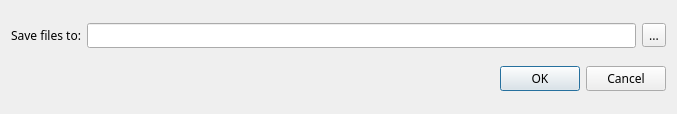
<?xml version="1.0" encoding="UTF-8"?>
<ui version="4.0">
 <class>Settings</class>
 <widget class="QDialog" name="Settings">
  <property name="geometry">
   <rect>
    <x>0</x>
    <y>0</y>
    <width>677</width>
    <height>114</height>
   </rect>
  </property>
  <property name="font">
   <font>
    <family>Helvetica Neue LT Pro</family>
   </font>
  </property>
  <property name="windowTitle">
   <string>Settings</string>
  </property>
  <property name="sizeGripEnabled">
   <bool>false</bool>
  </property>
  <layout class="QGridLayout" name="gridLayout">
   <item row="0" column="0">
    <widget class="QLabel" name="label">
     <property name="font">
      <font>
       <family>Helvetica Neue LT Pro</family>
      </font>
     </property>
     <property name="text">
      <string>&lt;html&gt;&lt;head/&gt;&lt;body&gt;&lt;p&gt;Save files to:&lt;/p&gt;&lt;/body&gt;&lt;/html&gt;</string>
     </property>
    </widget>
   </item>
   <item row="0" column="1">
    <widget class="QLineEdit" name="lineEdit">
     <property name="readOnly">
      <bool>true</bool>
     </property>
    </widget>
   </item>
   <item row="1" column="0" colspan="3">
    <widget class="QDialogButtonBox" name="buttonBox">
     <property name="font">
      <font>
       <family>Helvetica Neue LT Pro</family>
      </font>
     </property>
     <property name="orientation">
      <enum>Qt::Horizontal</enum>
     </property>
     <property name="standardButtons">
      <set>QDialogButtonBox::Cancel|QDialogButtonBox::Ok</set>
     </property>
    </widget>
   </item>
   <item row="0" column="2">
    <widget class="QToolButton" name="toolButton">
     <property name="text">
      <string>...</string>
     </property>
    </widget>
   </item>
  </layout>
 </widget>
 <resources/>
 <connections>
  <connection>
   <sender>buttonBox</sender>
   <signal>accepted()</signal>
   <receiver>Settings</receiver>
   <slot>accept()</slot>
   <hints>
    <hint type="sourcelabel">
     <x>248</x>
     <y>254</y>
    </hint>
    <hint type="destinationlabel">
     <x>157</x>
     <y>274</y>
    </hint>
   </hints>
  </connection>
  <connection>
   <sender>buttonBox</sender>
   <signal>rejected()</signal>
   <receiver>Settings</receiver>
   <slot>reject()</slot>
   <hints>
    <hint type="sourcelabel">
     <x>316</x>
     <y>260</y>
    </hint>
    <hint type="destinationlabel">
     <x>286</x>
     <y>274</y>
    </hint>
   </hints>
  </connection>
 </connections>
</ui>
